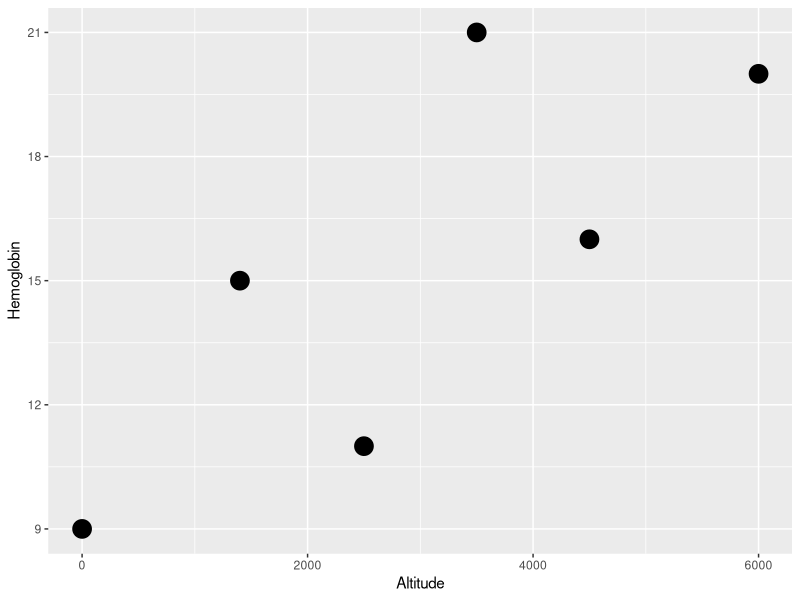
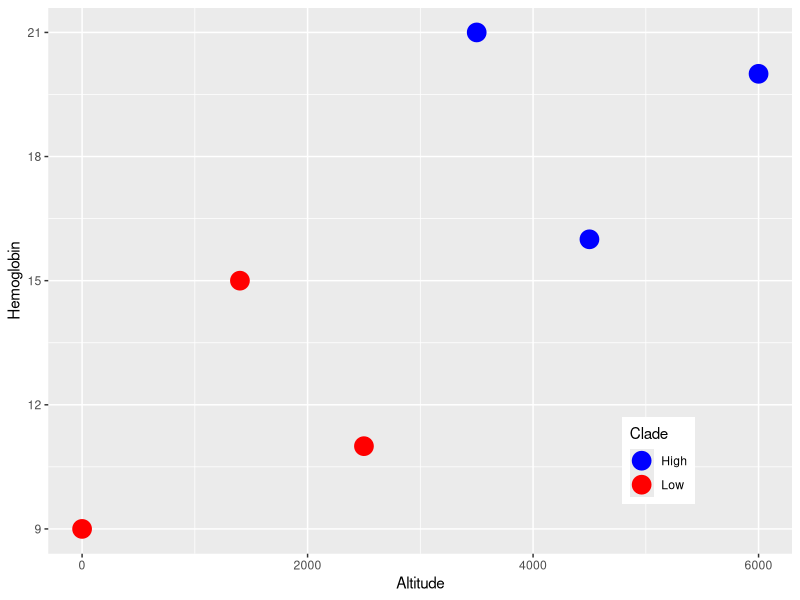
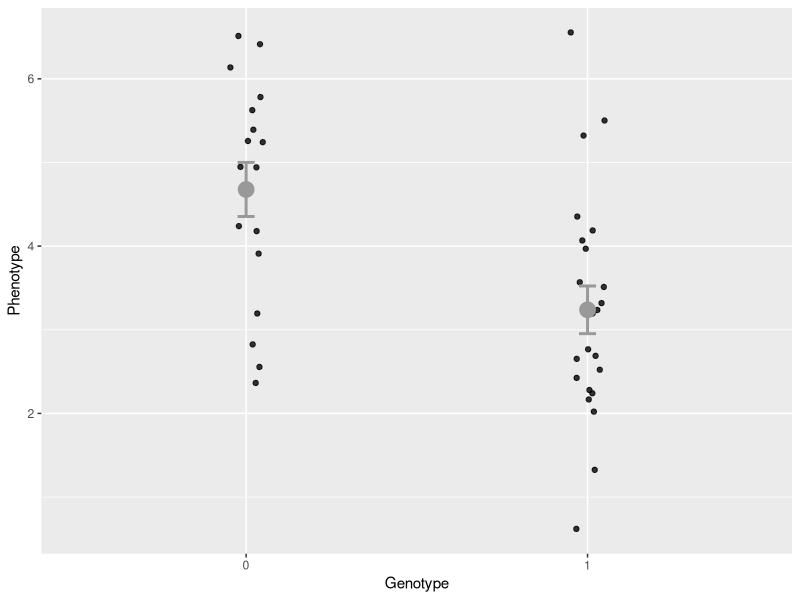
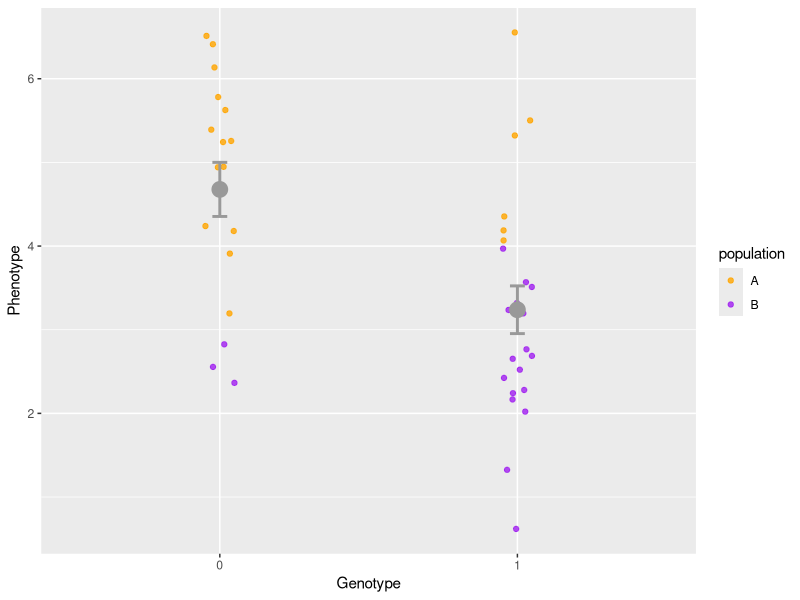

Write R code to recreate these figures, in order.
## ---- chunk 1
library(tidyverse)
library(cowplot)
library(readxl)
## ---- chunk 2
ex.dat <- data.frame(Altitude = c(0, 1400, 2500, 3500, 4500, 6000),
                     Hemoglobin = c(9, 15, 11, 21, 16, 20),
                     Clade = rep(c('Low', 'High'),each = 3)) 
ggplot(ex.dat, aes(x = Altitude, y = Hemoglobin)) +
  geom_point(size = 6)
## ---- chunk 3
ggplot(ex.dat, aes(x = Altitude, y = Hemoglobin, color = Clade)) +
  geom_point(size = 6) +
  scale_color_manual(values = c("blue", "red")) +
  theme(legend.position = c(0.82, 0.17))
## ---- chunk 4
set.seed(23141)

pop <- data.frame('population' = rep(c('A', 'B'), each = 20), 
                  'genotype' = c(c(rep(0, 14), rep(1, 6)),
                                 c(rep(0, 3), rep(1, 17))),
                  'phenotype' = c(rnorm(20, 5), rnorm(20, 3)))

ggplot(pop, aes(x = as.factor(genotype), y = phenotype)) +
  geom_point(position = position_jitter(0.05), alpha = 0.8) +
  labs(x = 'Genotype', y = "Phenotype") +
  stat_summary(fun.y = mean, geom = "point", size = 5,
               color = "grey60") + 
  stat_summary(fun.data = mean_se, geom = "errorbar",
               width = 0.05,
               color = "grey60", size = 1)
## ---- chunk 5

ggplot(pop, aes(x = as.factor(genotype), y = phenotype,
                color = population)) +
  geom_point(position = position_jitter(0.05), alpha = 0.8) +
  labs(x = 'Genotype', y = "Phenotype") +
  stat_summary(fun.y = mean, geom = "point", size = 5,
               color = "grey60") + 
  stat_summary(fun.data = mean_se, geom = "errorbar",
               width = 0.05,
               color = "grey60", size = 1) +
  scale_color_manual(values = c("orange", "purple"))
